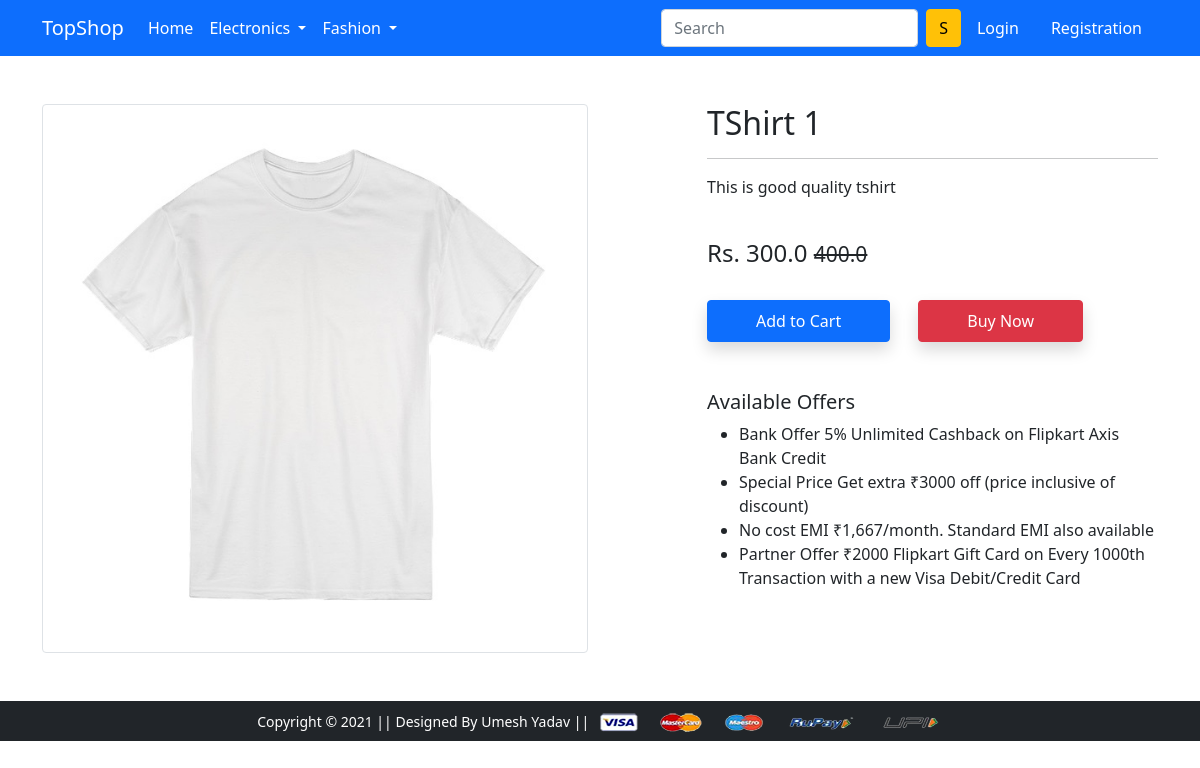
Screenshot of /product-detail/1/ with the database file from the repository.
### app/models.py (models this page shows, shortened)
class Product(models.Model):
 title = models.CharField(max_length=100)
 selling_price = models.FloatField()
 discounted_price = models.FloatField()
 description = models.TextField()
 brand = models.CharField(max_length=100)
 category = models.CharField( choices=CATEGORY_CHOICES, max_length=2)
 product_image = models.ImageField(upload_to='productimg')

### app/views.py (the view)
# urls.py: path('product-detail/<int:pk>/', views.ProductDetailView.as_view(), name='product-detail'),
class ProductDetailView(View):
	def get(self, request, pk):
		totalitem = 0
		product = Product.objects.get(pk=pk)
		print(product.id)
		item_already_in_cart=False
		if request.user.is_authenticated:
			totalitem = len(Cart.objects.filter(user=request.user))
			item_already_in_cart = Cart.objects.filter(Q(product=product.id) & Q(user=request.user)).exists()
		return render(request, 'app/productdetail.html', {'product':product, 'item_already_in_cart':item_already_in_cart, 'totalitem':totalitem})

### app/templates/app/productdetail.html (shortened to what this page needs)
{% extends 'app/base.html' %}
{% load static %}
{% block main-content %}
<div class="container my-5">
 <div class="row">
  <div class="col-sm-6 text-center align-self-center">
   <img src="{{product.product_image.url}}" alt="" class="img-fluid img-thumbnail">
  </div>
  <div class="col-sm-5 offset-sm-1">
   <h2>{{product.title}}</h2>
   <hr>
   <p>{{product.description}}</p> <br>
   <h4>Rs. {{product.discounted_price}} <small class="fw-light text-decoration-line-through">{{product.selling_price}}</small></h4> <br>
   {% if not request.user.is_authenticated %}
     <form action="/add-to-cart" class="d-inline">
      <button type="submit" class="btn btn-primary shadow px-5 py-2">Add to Cart</button>
     </form>
   {% endif %}
   <a href="{% url 'checkout' %}" class="btn btn-danger shadow px-5 py-2 ms-4">Buy Now</a>
   <h5 class="mt-5">Available Offers</h5>
   <ul>
    <li>Bank Offer 5% Unlimited Cashback on Flipkart Axis Bank Credit</li>
    <li>Special Price Get extra ₹3000 off (price inclusive of discount)</li>
    <li>No cost EMI ₹1,667/month. Standard EMI also available</li>
    <li>Partner Offer ₹2000 Flipkart Gift Card on Every 1000th Transaction with a new Visa Debit/Credit Card</li>
   </ul>
  </div>
 </div>
</div>
{% endblock main-content %}

### rows the page displays
Product: product_image (picture), title "TShirt 1", description "This is good quality tshirt", discounted_price "300.0", selling_price "400.0"
